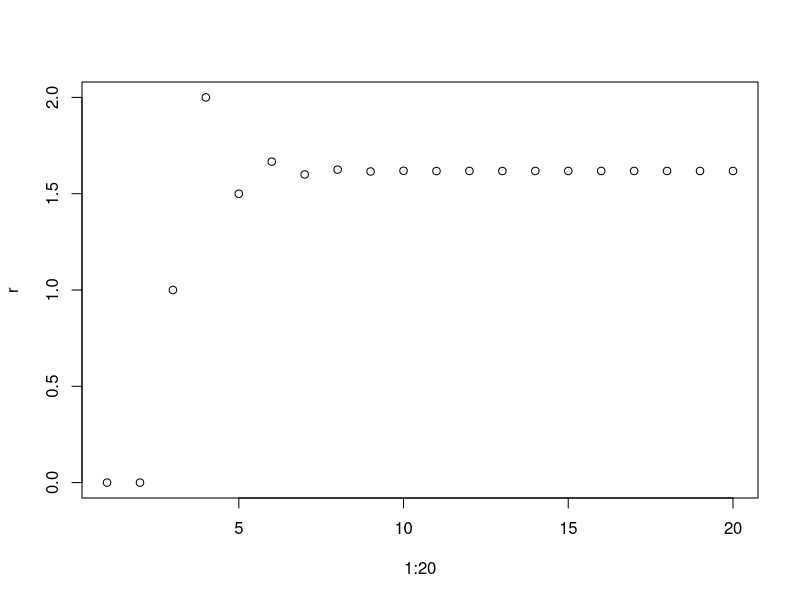

Reproduce this figure in R.
## ---- chunk 1
knitr::opts_chunk$set(echo = TRUE)
## ---- chunk 2
(v <- rep(0,6))
(w <- rep(c(0,1), each=3))
(x <- 1:5*2)
(y <- rep(1,5)*c(-1,1))
(z <- rep(2,7)^(0:6))

x+z
z[-7]
## ---- chunk 3
TRUE + 1

( x <- sample(c(TRUE,FALSE),size=10,replace=T))
sum(x)>5

TRUE * TRUE
FALSE * FALSE
TRUE * FALSE
FALSE * TRUE

## ---- chunk 4
( M1 <- matrix(1:12, nrow = 3) )
( M2 <- matrix(1:12, nrow = 3, byrow = TRUE) )

M1[1,1]
M2[2,]
M2[,3]


M1*M2
## ---- chunk 5
(z <- 1:6)
w <- c(1,2531,2518,585,2581,51852,0)
f <- function(v) max(v)-min(v)

f(w)
## ---- chunk 6
( a <- rep(0,20) )
( r <- rep(0,20) )
a[1] <- 0
a[2] <- 1

for (i in 3:20){
  a[i] <- a[i-1]+a[i-2]
  r[i] <- a[i]/a[i-1]
}

r
plot(1:20,r)
## ---- chunk 7
f <- function(x){
  ifelse(x<0,0, ifelse(x>=0 & x<= 1, x^2, 2*x - 1 ))
}

f(-5)
f(1/2)
f(3)
## ---- chunk 8
########
# Kryds og bolle
########

### DEN HER KODE HAR JEG ÆNDRET

evaluateGameState <- function(gameState){
  gm <- matrix(gameState,3,3,byrow=T)
  threeInARow <- c(colSums(gm),rowSums(gm),sum(diag(gm)),sum(diag(gm[nrow(gm):1,])))
  ifelse(-3 %in% threeInARow,-1, ifelse(3 %in% threeInARow,1, ifelse(0 %in% gm,42,0)))
}

### KODEN HEREFTER FÅR I SERVERET

showGame <- function(gameState){
  cat("\n The current game state is:\n")
  print(matrix(gameState,3,3,byrow=T))
  cat("\n")
}

playGame <- function(){
  gameState <- rep(0,9) # this line initializes the gameState to represent an empty game
  while(evaluateGameState(gameState)==42){ # while game is not over, we are doing the following:
    showGame(gameState) # this line shows the current game 
    movePlayer1 <- as.integer(readline(prompt = "Player1, please make a move: ")) # this line asks for a move by the first player
    gameState[movePlayer1] <- 1 # this line puts a '1' in the field that was chosen by the player 1
    if(evaluateGameState(gameState)==42){ # this line checks again if after the last move by player 1, the game is over
      showGame(gameState) # this line shows the current game 
      movePlayer2 <- sample(which(gameState==0),1) # computer moves at random
      gameState[movePlayer2] <- -1 # this line puts a '-1' in the field that was chosen by player 2
    }
  }
  showGame(gameState)
  cat(paste("The result is:", evaluateGameState(gameState), "\n"))
  return(evaluateGameState(gameState))
}

